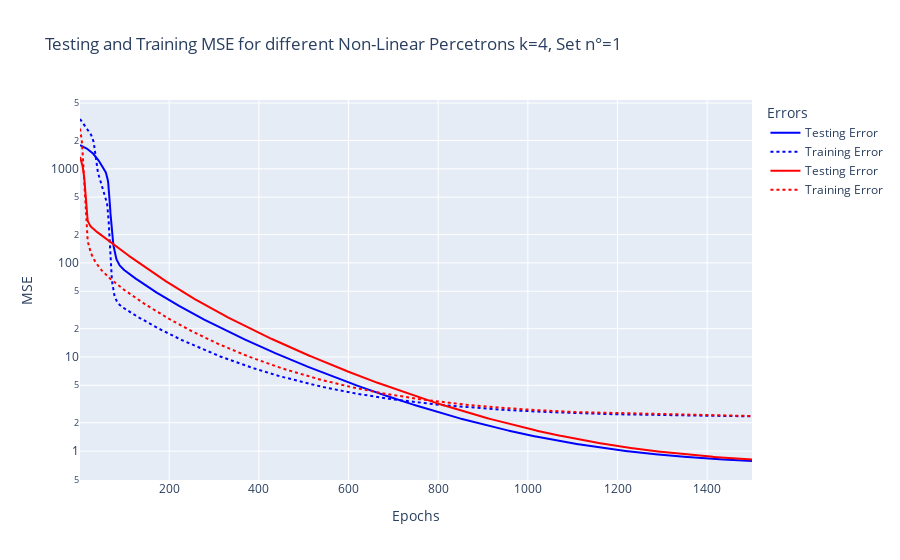
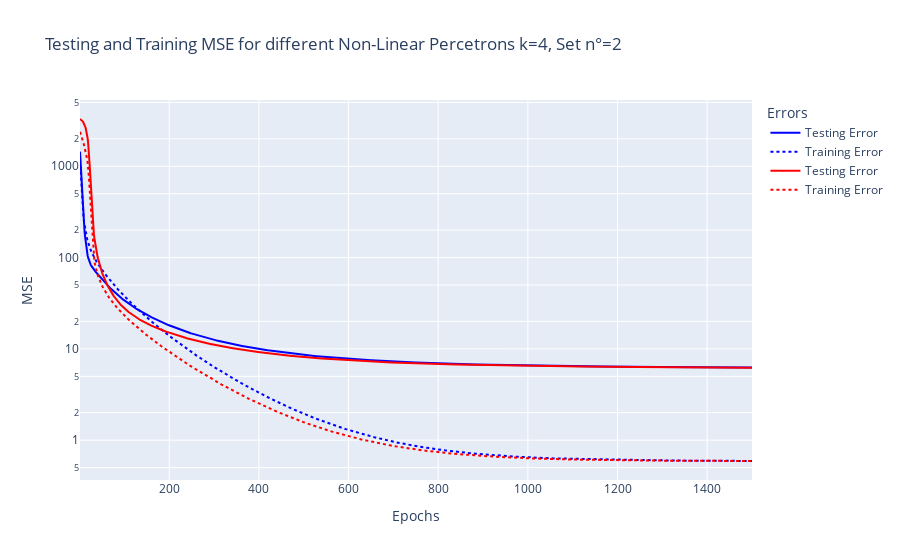
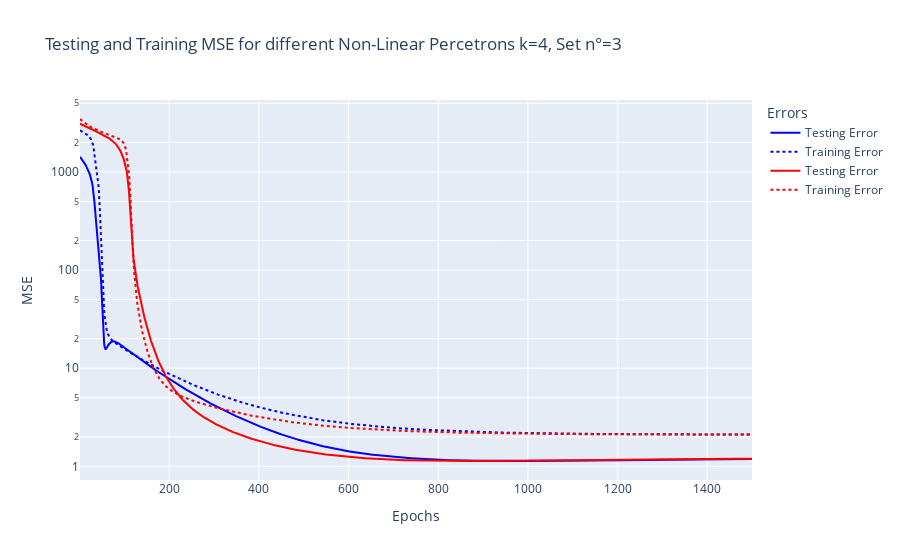
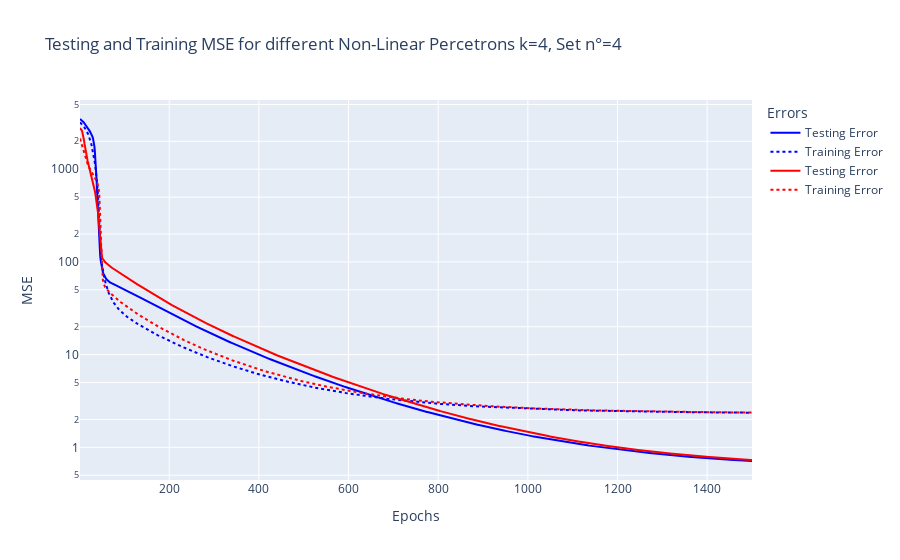

Notebook code cell kept with these figures, in order:
### Code cell
# ERROR FROM BETAS OVER TIME
# Need a file with 10 betas in outputs/tanh/betatest 

import plotly.graph_objects as go
import pandas as pd

def read_csv_data(file_path):
    data = pd.read_csv(file_path)
    return data['period'].tolist(), data['testing_error'].tolist(), data['training_error'].tolist()

nums = [0,1,2,3]
strings = ["sigmoid", "tanh"]

for num in nums:
    epochs_1, test_errors_1, train_errors_1 = read_csv_data('../output/ej2/output_nonlinear_tanh' + str(num) + '.csv') 
    epochs_2, test_errors_2, train_errors_2 = read_csv_data('../output/ej2/output_nonlinear_sigmoid' + str(num) + '.csv') 

    fig = go.Figure()
    
    fig.add_trace(go.Scatter(x=epochs_1[:1500], y=test_errors_1[:1500], mode='lines', line=dict(color='blue'), name='Testing Error (Tanh)' ))
    fig.add_trace(go.Scatter(x=epochs_1[:1500], y=train_errors_1[:1500], mode='lines', line=dict(dash='dot', color='blue'), name='Training Error (Sigmoid)'))
    
            
    fig.add_trace(go.Scatter(x=epochs_2[:1500], y=test_errors_2[:1500], mode='lines', line=dict(color='red'), name='Testing Error (Tanh)'))
    fig.add_trace(go.Scatter(x=epochs_2[:1500], y=train_errors_2[:1500], mode='lines', line=dict(dash='dot', color='red'), name='Training Error (Sigmoid)'))
    
    
    
    fig.update_layout(
        title='Testing and Training MSE for different Non-Linear Perceptron k=4, Set n°=' + str(num+1),
        xaxis_title='Epochs',
        yaxis_title='MSE',
        legend_title='Errors',
        yaxis=dict(type='log'),
        template='plotly'
    )
    
    fig.show()

### Figure 1 — Plotly figure (JSON) as saved in the notebook; plotly's stock layout.template omitted (floating-point values rounded to 4 significant figures; data arrays with more than 128 entries replaced by an {"elided": "..."} marker saying what was removed)
{"data": [{"line": {"color": "blue"}, "mode": "lines", "name": "Testing Error", "x": {"elided": "1500 int values"}, "y": {"elided": "1500 float values"}, "type": "scatter"}, {"line": {"color": "blue", "dash": "dot"}, "mode": "lines", "name": "Training Error", "x": {"elided": "1500 int values"}, "y": {"elided": "1500 float values"}, "type": "scatter"}, {"line": {"color": "red"}, "mode": "lines", "name": "Testing Error", "x": {"elided": "1500 int values"}, "y": {"elided": "1500 float values"}, "type": "scatter"}, {"line": {"color": "red", "dash": "dot"}, "mode": "lines", "name": "Training Error", "x": {"elided": "1500 int values"}, "y": {"elided": "1500 float values"}, "type": "scatter"}], "layout": {"yaxis": {"title": {"text": "MSE"}, "type": "log"}, "title": {"text": "Testing and Training MSE for different Non-Linear Percetrons k=4, Set n°=1"}, "xaxis": {"title": {"text": "Epochs"}}, "legend": {"title": {"text": "Errors"}}}}

### Figure 2 — Plotly figure (JSON) as saved in the notebook; plotly's stock layout.template omitted (floating-point values rounded to 4 significant figures; data arrays with more than 128 entries replaced by an {"elided": "..."} marker saying what was removed)
{"data": [{"line": {"color": "blue"}, "mode": "lines", "name": "Testing Error", "x": {"elided": "1500 int values"}, "y": {"elided": "1500 float values"}, "type": "scatter"}, {"line": {"color": "blue", "dash": "dot"}, "mode": "lines", "name": "Training Error", "x": {"elided": "1500 int values"}, "y": {"elided": "1500 float values"}, "type": "scatter"}, {"line": {"color": "red"}, "mode": "lines", "name": "Testing Error", "x": {"elided": "1500 int values"}, "y": {"elided": "1500 float values"}, "type": "scatter"}, {"line": {"color": "red", "dash": "dot"}, "mode": "lines", "name": "Training Error", "x": {"elided": "1500 int values"}, "y": {"elided": "1500 float values"}, "type": "scatter"}], "layout": {"yaxis": {"title": {"text": "MSE"}, "type": "log"}, "title": {"text": "Testing and Training MSE for different Non-Linear Percetrons k=4, Set n°=2"}, "xaxis": {"title": {"text": "Epochs"}}, "legend": {"title": {"text": "Errors"}}}}

### Figure 3 — Plotly figure (JSON) as saved in the notebook; plotly's stock layout.template omitted (floating-point values rounded to 4 significant figures; data arrays with more than 128 entries replaced by an {"elided": "..."} marker saying what was removed)
{"data": [{"line": {"color": "blue"}, "mode": "lines", "name": "Testing Error", "x": {"elided": "1500 int values"}, "y": {"elided": "1500 float values"}, "type": "scatter"}, {"line": {"color": "blue", "dash": "dot"}, "mode": "lines", "name": "Training Error", "x": {"elided": "1500 int values"}, "y": {"elided": "1500 float values"}, "type": "scatter"}, {"line": {"color": "red"}, "mode": "lines", "name": "Testing Error", "x": {"elided": "1500 int values"}, "y": {"elided": "1500 float values"}, "type": "scatter"}, {"line": {"color": "red", "dash": "dot"}, "mode": "lines", "name": "Training Error", "x": {"elided": "1500 int values"}, "y": {"elided": "1500 float values"}, "type": "scatter"}], "layout": {"yaxis": {"title": {"text": "MSE"}, "type": "log"}, "title": {"text": "Testing and Training MSE for different Non-Linear Percetrons k=4, Set n°=3"}, "xaxis": {"title": {"text": "Epochs"}}, "legend": {"title": {"text": "Errors"}}}}

### Figure 4 — Plotly figure (JSON) as saved in the notebook; plotly's stock layout.template omitted (floating-point values rounded to 4 significant figures; data arrays with more than 128 entries replaced by an {"elided": "..."} marker saying what was removed)
{"data": [{"line": {"color": "blue"}, "mode": "lines", "name": "Testing Error", "x": {"elided": "1500 int values"}, "y": {"elided": "1500 float values"}, "type": "scatter"}, {"line": {"color": "blue", "dash": "dot"}, "mode": "lines", "name": "Training Error", "x": {"elided": "1500 int values"}, "y": {"elided": "1500 float values"}, "type": "scatter"}, {"line": {"color": "red"}, "mode": "lines", "name": "Testing Error", "x": {"elided": "1500 int values"}, "y": {"elided": "1500 float values"}, "type": "scatter"}, {"line": {"color": "red", "dash": "dot"}, "mode": "lines", "name": "Training Error", "x": {"elided": "1500 int values"}, "y": {"elided": "1500 float values"}, "type": "scatter"}], "layout": {"yaxis": {"title": {"text": "MSE"}, "type": "log"}, "title": {"text": "Testing and Training MSE for different Non-Linear Percetrons k=4, Set n°=4"}, "xaxis": {"title": {"text": "Epochs"}}, "legend": {"title": {"text": "Errors"}}}}
